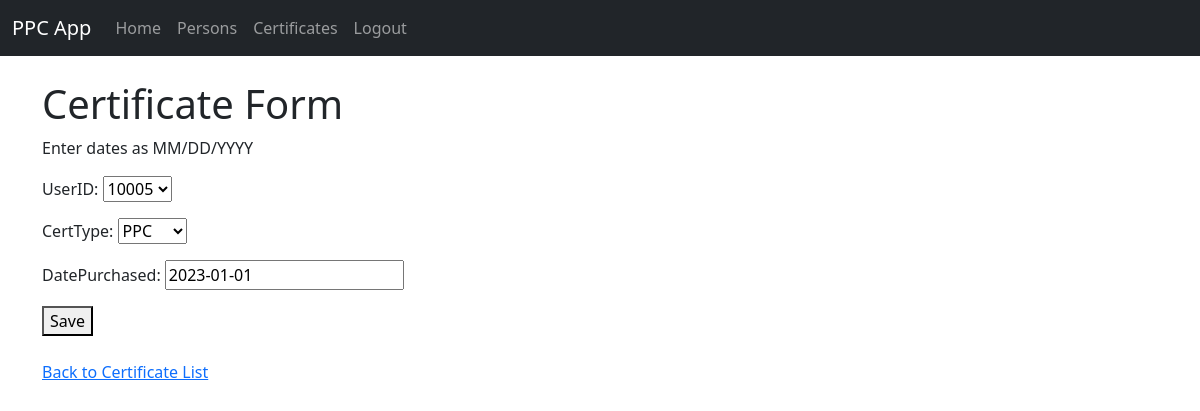
The app's page /certificate/10002/edit/ (signed in) with its own data.
### ppc_app/models.py (models this page shows, shortened)
class PersonDetails(models.Model):
    userID = models.AutoField(primary_key=True, editable=False)
    nhsNumber = models.CharField(max_length=10, null=False)
    firstName = models.CharField(max_length=100, null=False)
    surname = models.CharField(max_length=100, null=False)
    dateOfBirth = models.DateField(null=False)
    email = models.EmailField(null=False)
    def __str__(self):
        return str(self.userID)

class CertificateDetails(models.Model):
    certNumber = models.AutoField(primary_key=True)
    userID = models.ForeignKey(PersonDetails, on_delete=models.CASCADE)
    certType_choices = [
        ('ppc', 'PPC'),
        ('matex', 'Matex'),
    ]
    certType = models.CharField(max_length=5, choices=certType_choices, null=False)
    exempt = models.BooleanField(default=False, null=False)
    datePurchased = models.DateField(null=False)
    expiryDate = models.DateField(null=True, blank=True)

### ppc_app/views.py (the view)
# urls.py: path('certificate/<int:certNumber>/edit/', views.certificate_edit, name='certificate_edit'),
def certificate_edit(request, certNumber):
    if request.user.is_authenticated:
        certificate = get_object_or_404(CertificateDetails, certNumber=certNumber)
        if request.method == "POST":
            form = CertificateDetailsForm(request.POST, instance=certificate)
            if form.is_valid():
                form.save()
                messages.success(request, 'Certificate edit successful')
                return redirect('certificate_detail', certNumber=certificate.certNumber)
        else:
            form = CertificateDetailsForm(instance=certificate)
        return render(request, 'ppc_app/certificate_form.html', {'form': form})
    else:
        messages.success(request, 'Must be registered to complete operation')
        return render(request, 'ppc_app/index.html')

### ppc_app/forms.py
class CertificateDetailsForm(forms.ModelForm):
    class Meta:
        model = CertificateDetails
        fields = 'userID', 'certType', 'datePurchased'

### templates/ppc_app/certificate_form.html (shortened to what this page needs)
{% extends 'ppc_app/base.html' %}
{% if user.is_authenticated %}
{% block content %}
    <h1>Certificate Form</h1>
    <p>Enter dates as MM/DD/YYYY</p>
    <form method="post">
        {{ form.as_p }}
        <button type="submit">Save</button>
    </form>
    <br>
    <a href="{% url 'certificate_list' %}">Back to Certificate List</a>
{% endblock %}
{% endif %}

### records on screen
PersonDetails: userID "10005"
CertificateDetails: certType "PPC", datePurchased "2023-01-01"
